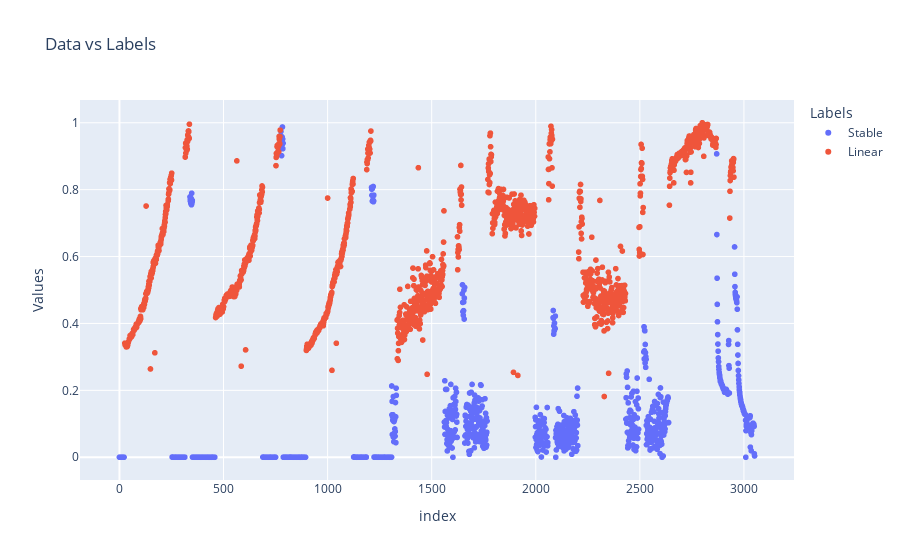

The notebook cell this image was saved under:
### Code cell
fig = px.scatter(df_merged, y ='Values', color = 'Labels', labels = {"Labels":"Labels"}, title= "Data vs Labels")
fig.show()

### Figure 1 — Plotly figure (JSON) as saved in the notebook; plotly's stock layout.template omitted (floating-point values rounded to 4 significant figures; data arrays with more than 128 entries replaced by an {"elided": "..."} marker saying what was removed)
{"data": [{"hovertemplate": "Labels=Stable<br>index=%{x}<br>Values=%{y}<extra></extra>", "legendgroup": "Stable", "marker": {"color": "#636efa", "symbol": "circle"}, "mode": "markers", "name": "Stable", "showlegend": true, "type": "scattergl", "x": {"elided": "1267 int values"}, "xaxis": "x", "y": {"elided": "1267 float values"}, "yaxis": "y"}, {"hovertemplate": "Labels=Linear<br>index=%{x}<br>Values=%{y}<extra></extra>", "legendgroup": "Linear", "marker": {"color": "#EF553B", "symbol": "circle"}, "mode": "markers", "name": "Linear", "showlegend": true, "type": "scattergl", "x": {"elided": "1631 int values"}, "xaxis": "x", "y": {"elided": "1631 float values"}, "yaxis": "y"}], "layout": {"legend": {"title": {"text": "Labels"}, "tracegroupgap": 0}, "title": {"text": "Data vs Labels"}, "xaxis": {"anchor": "y", "domain": [0, 1], "title": {"text": "index"}}, "yaxis": {"anchor": "x", "domain": [0, 1], "title": {"text": "Values"}}}}
